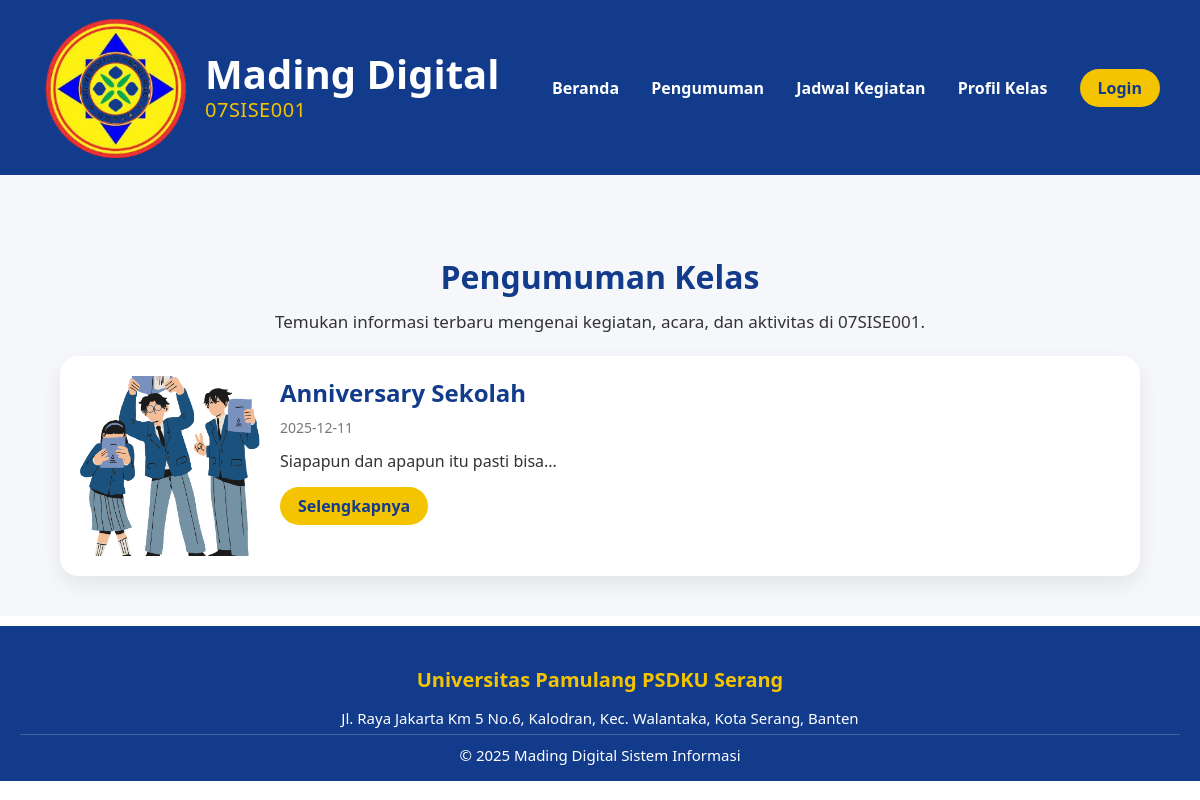
Screenshot of /pages/pengumuman.php with the database file from the repository.
### tables this page shows
CREATE TABLE `pengumuman` (
  `id` int(11) NOT NULL,
  `judul` varchar(255) NOT NULL,
  `isi` text NOT NULL,
  `tanggal` date NOT NULL,
  `gambar` varchar(255) NOT NULL
);

### pages/pengumuman.php (the view)
<?php include "../includes/header.php"; ?>
<?php
include "../admin/koneksi.php";
?>
<link rel="stylesheet" href="../assets/css/pengumuman1.css">
<section class="section-title">
    <h2>Pengumuman Kelas</h2>
    <p>Temukan informasi terbaru mengenai kegiatan, acara, dan aktivitas di 07SISE001.</p>
</section>
<section class="pengumuman-list">
<?php
$query = mysqli_query($conn, "SELECT * FROM pengumuman ORDER BY id DESC");
if (mysqli_num_rows($query) == 0) {
    echo "<p style='text-align:center;'>Belum ada pengumuman.</p>";
} else {
    while ($p = mysqli_fetch_assoc($query)) {
?>
        <div class="pengumuman-card">
            <?php if (!empty($p['gambar'])) { ?>
                <img src="../assets/img/<?php echo $p['gambar']; ?>" alt="Gambar pengumuman">
            <?php } ?>
            <div class="card-text">
                <h3><?php echo $p['judul']; ?></h3>
                <p class="tanggal"><?php echo $p['tanggal']; ?></p>
                <p>
                    <?php echo substr(strip_tags($p['isi']), 0, 120); ?>...
                </p>
                <a href="detail_pengumuman.php?id=<?php echo $p['id']; ?>" class="btn-detail">
                    Selengkapnya
                </a>
            </div>
        </div>
<?php
    }
}
?>
</section>
<?php include "../includes/footer.php"; ?>

### includes/header.php (shortened to what this page needs)
<!DOCTYPE html>
<html lang="id">
<head>
    <link rel="stylesheet" href="../assets/css/style.css">
</head>
<body>
    <header class="main-header">
        <div class="logo-area">
            <img src="../assets/img/logo.png" class="logo-img">
            <div class="logo-text">
                <h1>Mading Digital</h1>
                <p>07SISE001</p>
            </div>
        </div>
        <nav class="navbar">
            <a href="../index.php">Beranda</a>
            <a href="../pages/pengumuman.php">Pengumuman</a>
            <a href="../pages/jadwal.php">Jadwal Kegiatan</a>
            <a href="../pages/profil.php">Profil Kelas</a>
            <a href="../admin/login.php" class="btn-login">Login</a>
        </nav>
    </header>
    <main class="content">

### includes/footer.php
</main>
<footer class="main-footer">
    <div class="footer-content">
        <h3>Universitas Pamulang PSDKU Serang</h3>
        <p>Jl. Raya Jakarta Km 5 No.6, Kalodran, Kec. Walantaka, Kota Serang, Banten</p>
        <p class="copyright">
            © <?php echo date("Y"); ?> Mading Digital Sistem Informasi
        </p>
    </div>
</footer>
</body>
</html>

### assets/css/style.css (style rules this page uses)
* { margin: 0; padding: 0; box-sizing: border-box; font-family: 'Segoe UI', sans-serif; }
.main-header { background: #123c8b; color: white; padding: 15px 40px; display: flex; justify-content: space-between; align-items: center; }
.logo-area { display: flex; align-items: center; gap: 15px; }
.logo-img { width: 150px; }
.logo-text { display: flex; flex-direction: column; }
.logo-text h1 { font-family: 'Segoe UI', sans-serif; font-size: 40px; margin: 0; line-height: 1.1; font-weight: bold; }
.logo-text p { font-size: 20px; margin: 0; color: #f5c400; letter-spacing: 0.5px; }
.navbar a { color: white; text-decoration: none; margin-left: 28px; font-weight: 600; font-size: 16px; }
.btn-login { background: #f5c400; padding: 8px 18px; color: #123c8b !important; border-radius: 25px; font-weight: bold; }
.content { padding: 40px 0; background: #f5f7fb; }
.main-footer { background: #123c8b; color: white; padding: 40px 20px 10px; margin-top: 10px; text-align: center; }
.main-footer h3 { color: #f5c400; margin-bottom: 15px; font-size: 20px; }
.main-footer p { margin: 6px 0; font-size: 15px; }
.copyright { margin-top: 20px; font-size: 14px; border-top: 1px solid rgba(255,255,255,0.2); padding-top: 10px; }

### assets/css/pengumuman1.css (style rules this page uses)
* { margin: 0; padding: 0; box-sizing: border-box; font-family: 'Segoe UI', sans-serif; }
.section-title { width: 90%; margin: 40px auto 20px; text-align: center; }
.section-title h2 { color: #123c8b; font-size: 32px; margin-bottom: 10px; }
.section-title p { color: #333; font-size: 17px; line-height: 1.6; }
.pengumuman-list { width: 90%; margin: auto; display: flex; flex-direction: column; gap: 25px; }
.pengumuman-card { display: flex; align-items: flex-start; gap: 20px; background: #ffffff; border-radius: 18px; padding: 20px; box-shadow: 0 8px 20px rgba(0,0,0,0.08); transition: transform 0.2s ease; }
.pengumuman-card img { width: 180px; height: 180px; object-fit: cover; border-radius: 14px; flex-shrink: 0; }
.card-text { flex: 1; }
.card-text h3 { font-size: 24px; color: #123c8b; margin-bottom: 8px; }
.card-text .tanggal { font-size: 14px; color: #777; margin-bottom: 10px; }
.card-text p { font-size: 16px; color: #333; margin-bottom: 12px; line-height: 1.6; }
.btn-detail { display: inline-block; padding: 8px 18px; background: #f5c400; color: #123c8b; font-weight: bold; border-radius: 25px; text-decoration: none; }

### rows the page displays
pengumuman: gambar (picture), judul "Anniversary Sekolah", tanggal "2025-12-11", isi "Siapapun dan apapun itu pasti bisa"
